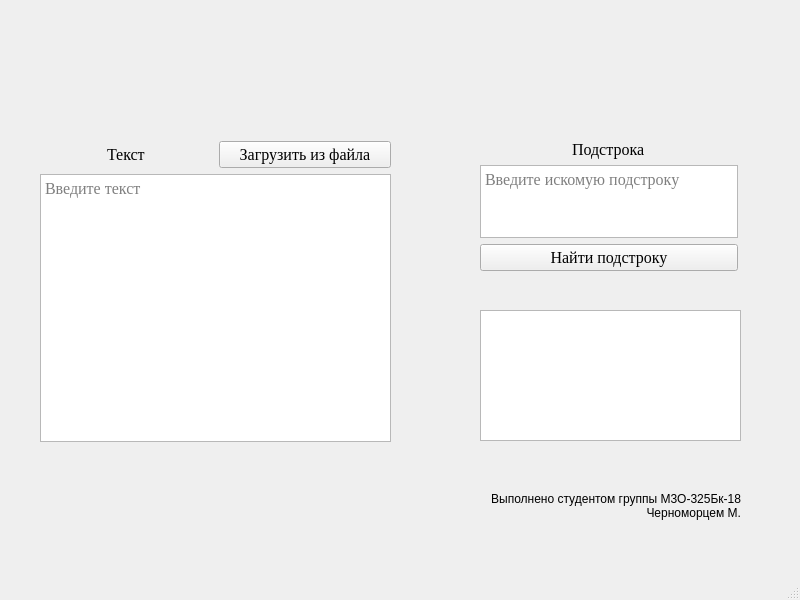
<?xml version="1.0" encoding="UTF-8"?>
<ui version="4.0">
 <class>MainWindow</class>
 <widget class="QMainWindow" name="MainWindow">
  <property name="geometry">
   <rect>
    <x>0</x>
    <y>0</y>
    <width>800</width>
    <height>600</height>
   </rect>
  </property>
  <property name="sizePolicy">
   <sizepolicy hsizetype="Fixed" vsizetype="Fixed">
    <horstretch>0</horstretch>
    <verstretch>0</verstretch>
   </sizepolicy>
  </property>
  <property name="windowTitle">
   <string>KMS-algorithm</string>
  </property>
  <widget class="QWidget" name="centralwidget">
   <widget class="QWidget" name="layoutWidget">
    <property name="geometry">
     <rect>
      <x>480</x>
      <y>140</y>
      <width>258</width>
      <height>131</height>
     </rect>
    </property>
    <layout class="QVBoxLayout" name="substringVerticalLayout">
     <item alignment="Qt::AlignHCenter">
      <widget class="QLabel" name="substringLabel">
       <property name="font">
        <font>
         <family>Times New Roman</family>
         <pointsize>12</pointsize>
        </font>
       </property>
       <property name="text">
        <string>Подстрока</string>
       </property>
      </widget>
     </item>
     <item>
      <widget class="QTextEdit" name="substringTextEdit">
       <property name="font">
        <font>
         <family>Times New Roman</family>
         <pointsize>12</pointsize>
        </font>
       </property>
       <property name="placeholderText">
        <string>Введите искомую подстроку</string>
       </property>
      </widget>
     </item>
     <item>
      <widget class="QPushButton" name="findSubstringButton">
       <property name="font">
        <font>
         <family>Times New Roman</family>
         <pointsize>12</pointsize>
        </font>
       </property>
       <property name="text">
        <string>Найти подстроку</string>
       </property>
      </widget>
     </item>
    </layout>
   </widget>
   <widget class="QWidget" name="layoutWidget">
    <property name="geometry">
     <rect>
      <x>40</x>
      <y>141</y>
      <width>351</width>
      <height>301</height>
     </rect>
    </property>
    <layout class="QVBoxLayout" name="textVerticalLayout">
     <item>
      <layout class="QHBoxLayout" name="textLabelAndButtonHorizontalLayout">
       <item alignment="Qt::AlignHCenter">
        <widget class="QLabel" name="textLabel">
         <property name="font">
          <font>
           <family>Times New Roman</family>
           <pointsize>12</pointsize>
          </font>
         </property>
         <property name="text">
          <string>Текст</string>
         </property>
        </widget>
       </item>
       <item>
        <widget class="QPushButton" name="textFromFileButton">
         <property name="font">
          <font>
           <family>Times New Roman</family>
           <pointsize>12</pointsize>
          </font>
         </property>
         <property name="text">
          <string>Загрузить из файла</string>
         </property>
        </widget>
       </item>
      </layout>
     </item>
     <item>
      <widget class="QTextEdit" name="textEdit">
       <property name="font">
        <font>
         <family>Times New Roman</family>
         <pointsize>12</pointsize>
        </font>
       </property>
       <property name="placeholderText">
        <string>Введите текст</string>
       </property>
      </widget>
     </item>
    </layout>
   </widget>
   <widget class="QTextBrowser" name="resultTextBrowser">
    <property name="geometry">
     <rect>
      <x>480</x>
      <y>310</y>
      <width>261</width>
      <height>131</height>
     </rect>
    </property>
    <property name="font">
     <font>
      <family>Times New Roman</family>
      <pointsize>12</pointsize>
     </font>
    </property>
   </widget>
   <widget class="QLabel" name="signatureLabel">
    <property name="geometry">
     <rect>
      <x>460</x>
      <y>490</y>
      <width>281</width>
      <height>31</height>
     </rect>
    </property>
    <property name="text">
     <string>Выполнено студентом группы М3О-325Бк-18
Черноморцем М.</string>
    </property>
    <property name="alignment">
     <set>Qt::AlignRight|Qt::AlignTrailing|Qt::AlignVCenter</set>
    </property>
   </widget>
  </widget>
  <widget class="QMenuBar" name="menubar">
   <property name="geometry">
    <rect>
     <x>0</x>
     <y>0</y>
     <width>800</width>
     <height>21</height>
    </rect>
   </property>
  </widget>
  <widget class="QStatusBar" name="statusbar"/>
 </widget>
 <resources/>
 <connections/>
</ui>
